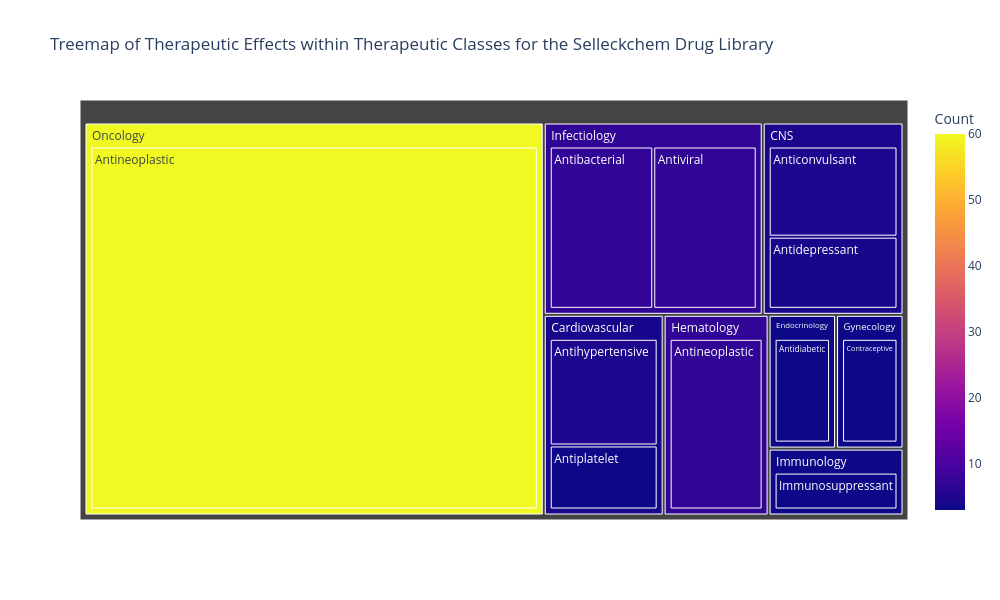

The notebook cell saved with this chart:
### Code cell
#Interactive Treemap for the Selleckchem Drug Library

fig2 = px.treemap(schem_final_counts, 
                 path=['Therapeutic Class', 'Therapeutic Effect'], 
                 values='Count',
                 title='Treemap of Therapeutic Effects within Therapeutic Classes for the Selleckchem Drug Library',
                 color='Count',
                 width=1000,  # Sets the desired width in pixels
                 height=600   # Sets the desired height in pixels
)
fig2.show()

### Figure 1 — Plotly figure (JSON) as saved in the notebook; plotly's stock layout.template omitted (floating-point values rounded to 4 significant figures)
{"data": [{"branchvalues": "total", "customdata": [[7], [5], [4], [3], [5], [7], [60], [3], [7], [3], [3], [4.556], [4.25], [3], [3], [7], [3], [7], [60]], "domain": {"x": [0, 1], "y": [0, 1]}, "hovertemplate": "labels=%{label}<br>Count_sum=%{value}<br>parent=%{parent}<br>id=%{id}<br>Count=%{color}<extra></extra>", "ids": ["Infectiology/Antibacterial", "CNS/Anticonvulsant", "CNS/Antidepressant", "Endocrinology/Antidiabetic", "Cardiovascular/Antihypertensive", "Hematology/Antineoplastic", "Oncology/Antineoplastic", "Cardiovascular/Antiplatelet", "Infectiology/Antiviral", "Gynecology/Contraceptive", "Immunology/Immunosuppressant", "CNS", "Cardiovascular", "Endocrinology", "Gynecology", "Hematology", "Immunology", "Infectiology", "Oncology"], "labels": ["Antibacterial", "Anticonvulsant", "Antidepressant", "Antidiabetic", "Antihypertensive", "Antineoplastic", "Antineoplastic", "Antiplatelet", "Antiviral", "Contraceptive", "Immunosuppressant", "CNS", "Cardiovascular", "Endocrinology", "Gynecology", "Hematology", "Immunology", "Infectiology", "Oncology"], "marker": {"coloraxis": "coloraxis", "colors": [7, 5, 4, 3, 5, 7, 60, 3, 7, 3, 3, 4.556, 4.25, 3, 3, 7, 3, 7, 60]}, "name": "", "parents": ["Infectiology", "CNS", "CNS", "Endocrinology", "Cardiovascular", "Hematology", "Oncology", "Cardiovascular", "Infectiology", "Gynecology", "Immunology", "", "", "", "", "", "", "", ""], "type": "treemap", "values": [7, 5, 4, 3, 5, 7, 60, 3, 7, 3, 3, 9, 8, 3, 3, 7, 3, 14, 60]}], "layout": {"coloraxis": {"colorbar": {"title": {"text": "Count"}}, "colorscale": [[0, "#0d0887"], [0.1111, "#46039f"], [0.2222, "#7201a8"], [0.3333, "#9c179e"], [0.4444, "#bd3786"], [0.5556, "#d8576b"], [0.6667, "#ed7953"], [0.7778, "#fb9f3a"], [0.8889, "#fdca26"], [1, "#f0f921"]]}, "height": 600, "legend": {"tracegroupgap": 0}, "title": {"text": "Treemap of Therapeutic Effects within Therapeutic Classes for the Selleckchem Drug Library"}, "width": 1000}}
